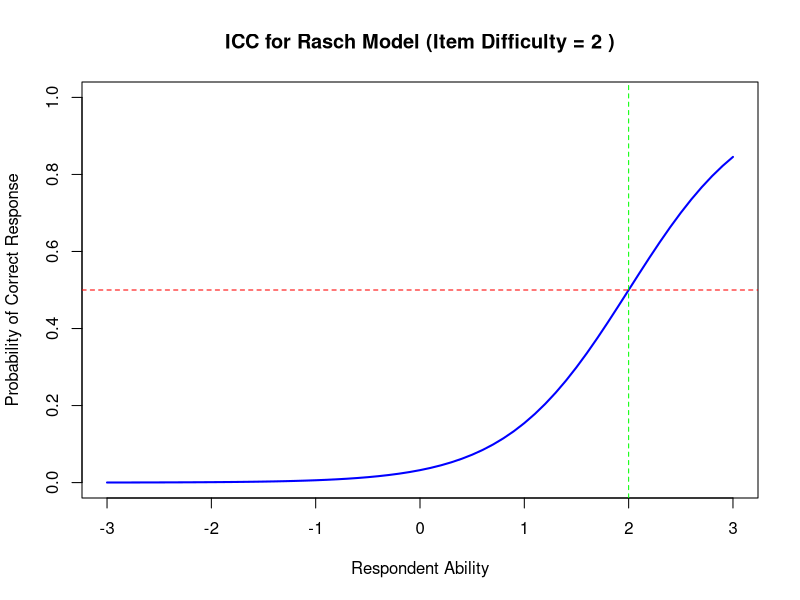

The R source for this figure:
# Rasch model ICC function 

rasch_icc <- function(ability_levels, item_difficulty) {
  # Description:
  # Computes the probability of a correct response using the Rasch model (1PL)
  # and plots the Item Characteristic Curve (ICC).
  #
  # Arguments:
  #   ability_levels: A vector of respondent ability levels.
  #   item_difficulty: Difficulty parameter of the item (scalar).
  #
  # Returns:
  #   A plot of the ICC and a data frame of ability levels and probabilities.
  
  # Compute probabilities using the Rasch model equation
  probabilities <- 1 / (1 + exp(-1.7 * (ability_levels - item_difficulty)))
  
  # Create a data frame for plotting and returning results
  results <- data.frame(
    Ability = ability_levels, 
    Probability = probabilities
  )
  
  # Plot the ICC
  plot(
    results$Ability, results$Probability, 
    type = "l", col = "blue", lwd = 2, 
    xlab = "Respondent Ability", ylab = "Probability of Correct Response",
    main = paste("ICC for Rasch Model (Item Difficulty =", item_difficulty, ")"),
    ylim = c(0, 1)
  )
  abline(h = 0.5, col = "red", lty = 2)  # Add a horizontal line at 50%
  abline(v = item_difficulty, col = "green", lty = 2)  # Add a vertical line at difficulty
  
  # Return the results
  return(results)
}

# Example Usage
ability_values <- seq(-3, 3, by = 0.1)  # Respondent ability levels from -3 to 3
ability_values
item_difficulty <- 2  # Difficulty of the item
rasch_icc(ability_levels = ability_values, item_difficulty = item_difficulty)

